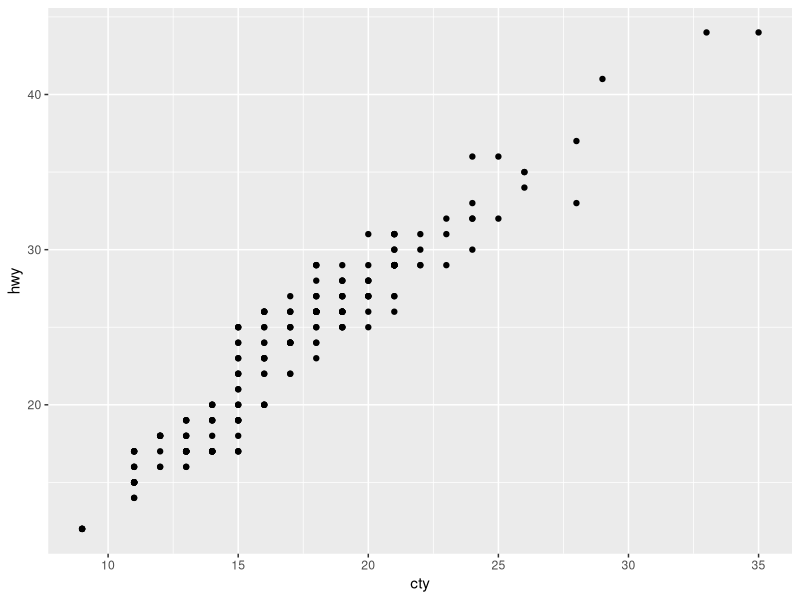
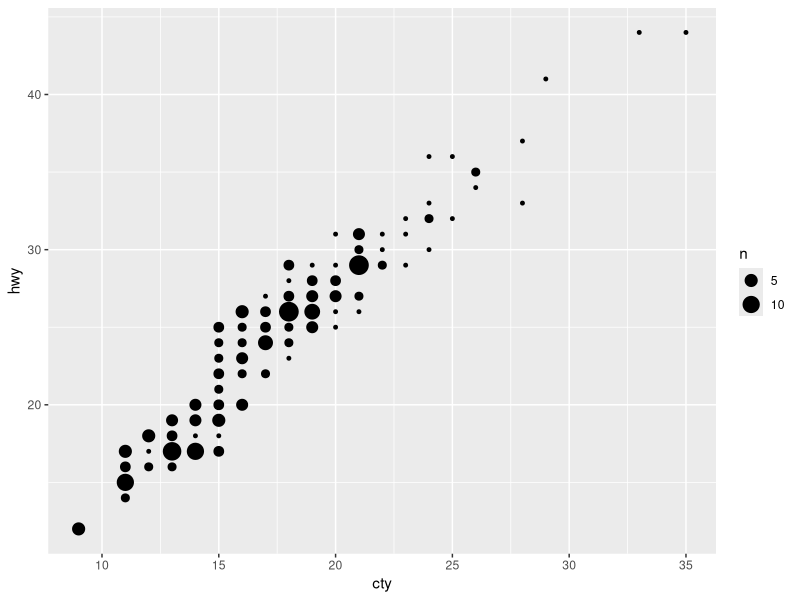
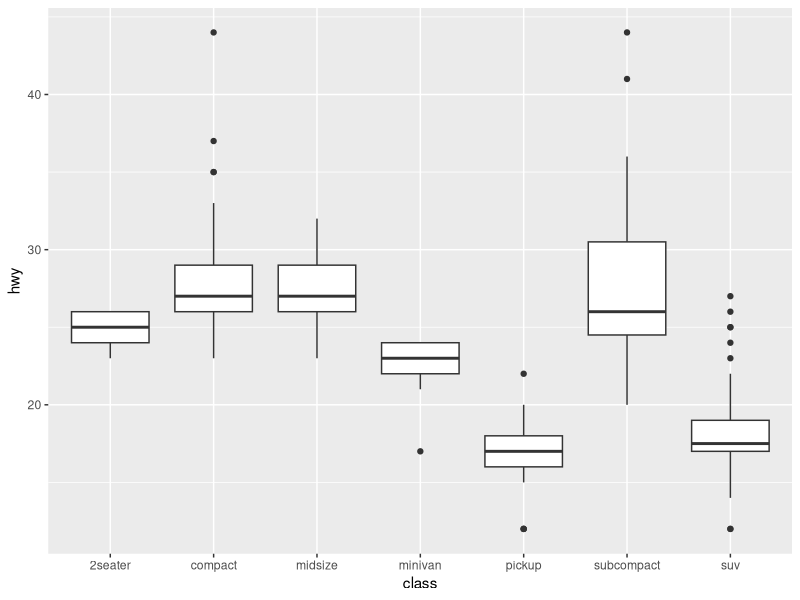
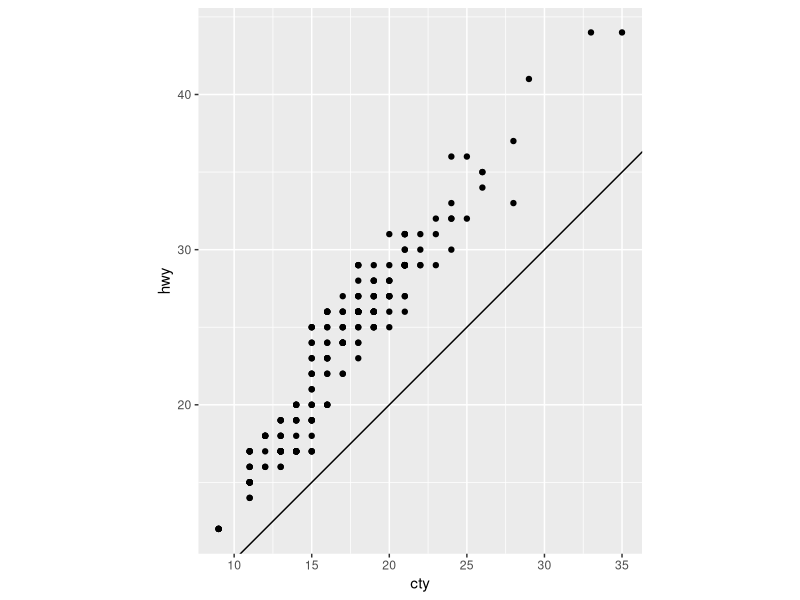

Write the R code that produced these figures, in order. (Note: this script raises an error after producing the figures.)
## ---- chunk 1
library(tidyverse)

ggplot(data = mpg, mapping = aes(x = cty, y = hwy)) + 
  geom_point()
## ---- chunk 2
ggplot(data = mpg, mapping = aes(x = cty, y = hwy)) + 
  geom_count()
## ---- chunk 3
p <- ggplot(mpg, aes(class, hwy))
p + geom_boxplot()
## ---- chunk 4
ggplot(data = mpg, mapping = aes(x = cty, y = hwy)) +
  geom_point() + 
  geom_abline() +
  coord_fixed()
## ---- chunk 5
my_variable <- 10
my_varıable
#> Error in eval(expr, envir, enclos): object 'my_varıable' not found
## ---- chunk 6
library(tidyverse)

ggplot(data = mpg) + 
  geom_point(mapping = aes(x = displ, y = hwy))

filter(mpg, cyl == 8)

filter(diamonds, carat > 3)
## ---- chunk 7
filter(flights, arr_delay >= 2)
## ---- chunk 8
filter(flights, dest == 'IAH' | dest == 'HOU')
## ---- chunk 9
filter(flights, carrier == 'UA' | carrier == 'AA' | carrier == 'DL')
## ---- chunk 10
filter(flights, month == 7 | month == 8 | month == 9)
## ---- chunk 11
flights %>%
 filter(between(dep_time, 0, 600))
## ---- chunk 12
flights %>% filter(is.na(dep_time))
## ---- chunk 13
select(flights, dep_time, dep_delay, arr_time, arr_delay)
## ---- chunk 14
select(flights, dep_time, dep_time)
## ---- chunk 15
vars <- c("year", "month", "day", "dep_delay", "arr_delay")
## ---- chunk 16
select(flights, contains("TIME"))
